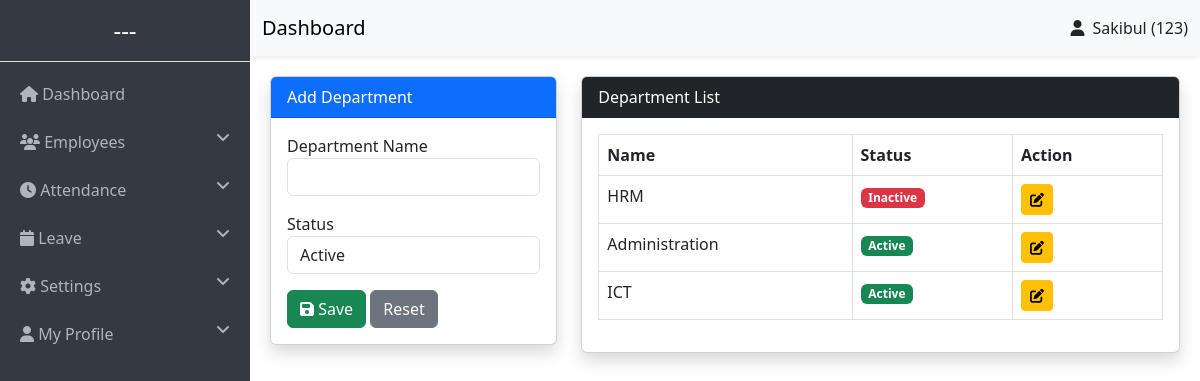
/settings/department.php (signed in), run on the app's committed database.
### tables this page shows
CREATE TABLE `departments` (
  `id` int NOT NULL AUTO_INCREMENT,
  `department_name` varchar(100) NOT NULL,
  `status` enum('active','inactive') DEFAULT 'active',
  `created_at` timestamp NOT NULL DEFAULT CURRENT_TIMESTAMP,
  `updated_at` timestamp NOT NULL DEFAULT CURRENT_TIMESTAMP ON UPDATE CURRENT_TIMESTAMP,
  PRIMARY KEY (`id`)
);

### settings/department.php (the view, shortened to what this page needs)
<?php
$id = $_GET['edit'] ?? null;
$department_name = "";
$status = "active";
?>
<?php include(BASE_PATH . '/includes/header.php'); ?>
<div class="row">
<div class="col-md-4">
    <div class="card shadow">
        <div class="card-header bg-primary text-white">
            <?php echo $id ? "Edit Department" : "Add Department"; ?>
        </div>
        <div class="card-body">
            <form method="POST">
                <label>Department Name</label>
                <input type="text"
                       name="department_name"
                       class="form-control mb-3"
                       value="<?php echo $department_name; ?>"
                       required>
                <label>Status</label>
                <select name="status" class="form-control mb-3">
                    <option value="active" <?php if($status=='active') echo 'selected'; ?>>
                        Active
                    </option>
                </select>
                <button class="btn btn-success">
                    <i class="fa fa-save"></i>
                    <?php echo $id ? "Update" : "Save"; ?>
                </button>
                <a href="department.php" class="btn btn-secondary">Reset</a>
            </form>
        </div>
    </div>
</div>
<div class="col-md-8">
    <div class="card shadow">
        <div class="card-header bg-dark text-white">
            Department List
        </div>
        <div class="card-body">
            <table class="table table-bordered table-hover">
                <thead>
                    <tr>
                        <th>Name</th>
                        <th>Status</th>
                        <th width="150">Action</th>
                    </tr>
                </thead>
                <tbody>
                <?php
                $res = mysqli_query($conn, "SELECT * FROM departments ORDER BY id DESC");
                while ($row = mysqli_fetch_assoc($res)) {
                ?>
                <tr>
                    <td><?php echo $row['department_name']; ?></td>
                    <td>
                        <?php if ($row['status'] == 'active') { ?>
                            <span class="badge bg-success">Active</span>
                        <?php } else { ?>
                            <span class="badge bg-danger">Inactive</span>
                        <?php } ?>
                    </td>
                    <td>
                        <a href="?edit=<?php echo $row['id']; ?>"
                           class="btn btn-warning btn-sm">
                            <i class="fa fa-edit"></i>
                        </a>
                    </td>
                </tr>
                <?php } ?>
                </tbody>
            </table>
        </div>
    </div>
</div>
</div>
<?php include(BASE_PATH . '/includes/footer.php'); ?>

### includes/header.php (style rules this page uses)
body { overflow-x: hidden; }

### data on the page
departments: department_name "HRM", status "Inactive"
departments: department_name "Administration", status "Active"
departments: department_name "ICT", status "Active"

### other printed values
$user_name "Sakibul"
$user_id "123"
